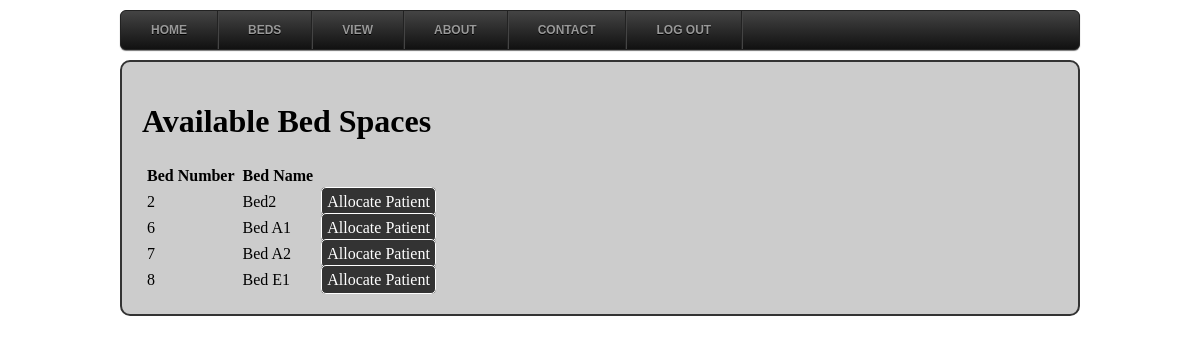
/main/index.php, run on the app's committed database.
### tables this page shows
CREATE TABLE `beds` (
  `bed_id` int(3) NOT NULL auto_increment,
  `bed_name` varchar(10) NOT NULL,
  `status` varchar(2) NOT NULL default '0',
  PRIMARY KEY  (`bed_id`),
  UNIQUE KEY `bed_name` (`bed_name`)
);

### main/index.php (the view, shortened to what this page needs)
<html>
<head>
<title>Home/Available Bed Space</title></head>
<body>
<div id="main_wrapper">
<div class="menu">
<ul id="menu">
    <li><a href="index.php">Home</a></li>
	<li><a href="#">Beds</a>
	</li>
	<li><a href="#">View</a>
	 </li>
    <li>
		<a href="about.php">About</a>
	</li>
    <li><a href="contact.php">Contact</a></li>
	<li><a href="../" title="Log Out">Log Out</a> </li>
</ul>
</div>
<div id="content">
  <div align="left">
    <h1>Available Bed Spaces
    </h1>
  </div>
  <?php
  $sta=0;
  $sql="SELECT * FROM beds WHERE status='$sta'";
  $result=mysql_query($sql);
  ?>
  <table cellpadding="3">
  <tr>
    <th scope="col">Bed Number</th>
    <th scope="col">Bed Name</th>
  </tr>
  <?php
  while($rows=mysql_fetch_assoc($result)){
  ?>
  <tr>
    <td><?php echo $rows['bed_id'];  ?></td>
    <td><?php echo $rows['bed_name'];  ?></td>
    <td><a id="link" href="oc_form.php?id=<?php echo $rows['bed_id']; ?>" title="Assign Patient to Bed space">Allocate Patient</a></td>
	</tr>
	<?php
	}
	?>
</table>
</div>
</div>
</body>
</html>

### main/index.php (style rules this page uses)
body { margin-left:10%; margin-right:10%; }
#content { background-color:#CCCCCC; padding:20px; border-radius:10px; border:2px solid #333333; }
#menu, #menu ul { margin: 0; padding: 0; list-style: none; }
#menu { margin: 10px auto; border: 1px solid #222; background-color: #111; background-image: linear-gradient(#444, #111); border-radius: 6px; box-shadow: 0 1px 1px #777; }
#menu:before, #menu:after { content: ""; display: table; }
#menu:after { clear: both; }
#menu { zoom:1; }
#menu li { float: left; border-right: 1px solid #222; box-shadow: 1px 0 0 #444; position: relative; }
#menu a { float: left; padding: 12px 30px; color: #999; text-transform: uppercase; font: bold 12px Arial, Helvetica; text-decoration: none; text-shadow: 0 1px 0 #000; }
#link { padding:5px; background-color:#333333; color:white; text-decoration:none; border:1px solid white; border-radius:5px; }

### data on the page
beds: bed_id "2", bed_name "Bed2"
beds: bed_id "6", bed_name "Bed A1"
beds: bed_id "7", bed_name "Bed A2"
beds: bed_id "8", bed_name "Bed E1"
